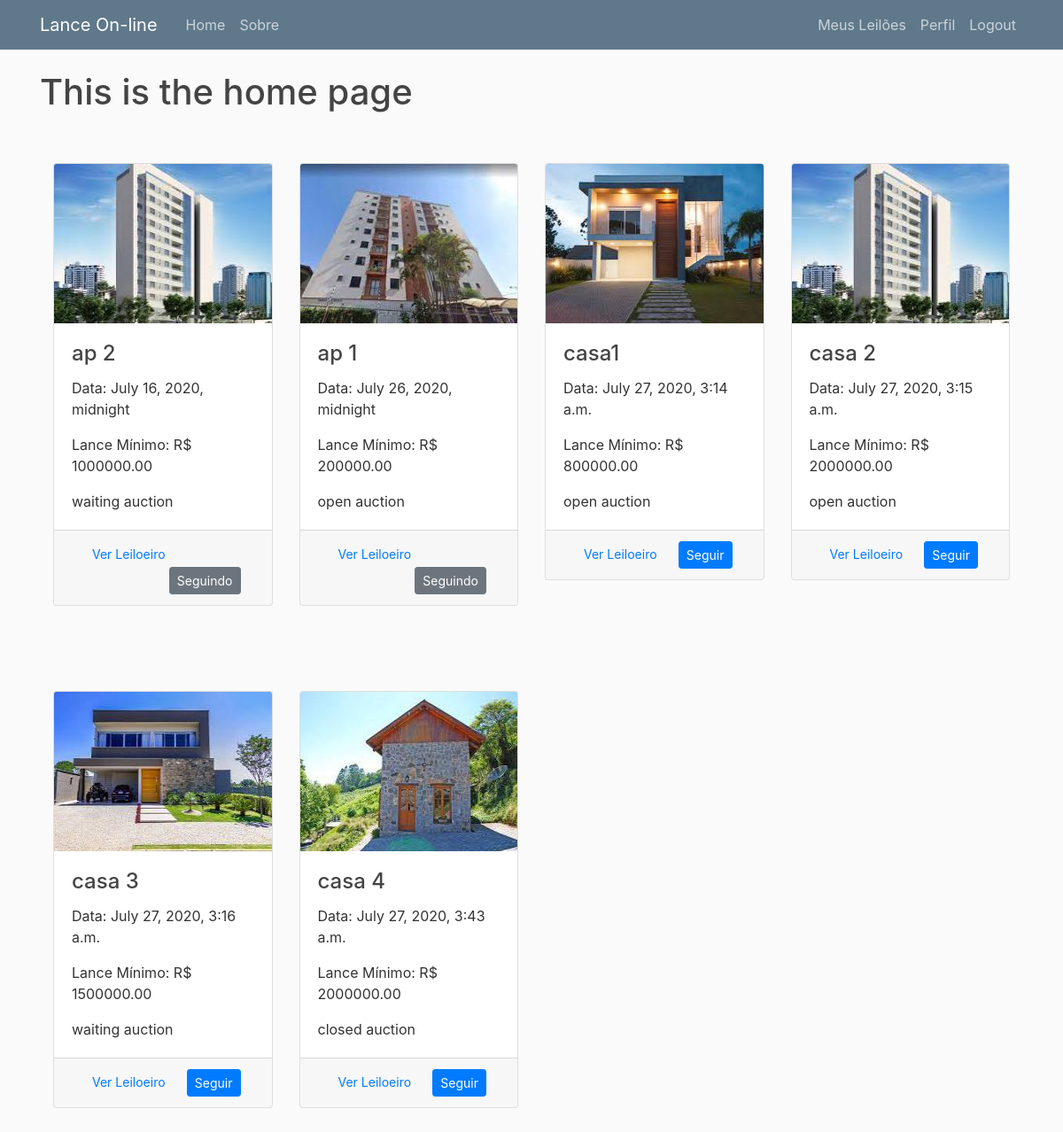
The app's page / (signed in) with its own data.
### sales/models.py (models this page shows, shortened)
class Immobile(models.Model):
    kind = models.ForeignKey(ImmobileKind, on_delete=models.CASCADE)
    city = models.ForeignKey(City, on_delete=models.CASCADE)
    neighborhood = models.ForeignKey(Neighborhood, on_delete=models.CASCADE)
    status = models.ForeignKey(Status, on_delete=models.CASCADE)
    seller = models.ForeignKey(Seller, on_delete=models.CASCADE)
    name = models.CharField(max_length=200)
    description = models.TextField()
    price = models.DecimalField(
        null=True, blank=True, max_digits=15, decimal_places=2)
    size = models.DecimalField(
        null=True, blank=True, max_digits=15, decimal_places=2)
    rooms = models.IntegerField(null=True, blank=True)
    address = models.CharField(max_length=200, null=True, blank=True)
    url_origin = models.URLField(max_length=200)
    date_created = models.DateTimeField(default=timezone.now)
    date_auction = models.DateTimeField(null=True, blank=True)
    image = models.ImageField(null=True, blank=True, upload_to='immobile_pics')
    liked = models.ManyToManyField(
        User, default=None, blank=True, related_name='liked')

class Status(models.Model):
    name = models.CharField(max_length=100)
    def __str__(self):
        return self.name

### sales/views.py (the view)
# urls.py: 2. Add a URL to urlpatterns:  path('', views.home, name='home')
def home(request):
    immobiles = Immobile.objects.order_by('date_auction')
    return render(request, 'sales/home.html', {'auctions': immobiles})

### sales/templates/sales/home.html (shortened to what this page needs)
{% extends "sales/base.html" %}
{% block content %}
<h1>This is the home page</h1>
<div class="container-fluid">
    <div class="row">
        {% for auction in auctions %}
        <div class="col-sm-3 my-5">
            <div class="card">
                <div class="view overlay">
                    <img src="{{ auction.image.url }}" class="card-img-top" alt="" width="300" height="180">
                </div>
                <div class="card-body">
                    <h4 class="card-title">{{ auction.name }}</h4>
                    <p class="card-text">Data: {{ auction.date_auction }}</p>
                    <p class="card-text">Lance Mínimo: R$ {{ auction.price }}</p>
                    <p class="card-text">{{ auction.status }}</p>
                </div>
                <div class="card-footer">
                    <div class="container">
                        <a href="{{ auction.url_origin }}" class="btn-sm float-left">Ver Leiloeiro</a>
                        {% if user.is_authenticated %}
                        <form action="{% url 'liked' %}" method="POST">
                            {% if user not in auction.liked.all %}
                            <button class="btn btn-primary btn-sm float-right" type="submit">Seguir</button>
                            {% else %}
                            <button class="btn btn-secondary btn-sm float-right" type="submit">Seguindo</button>
                            {% endif %}
                        </form>
                        {% endif %}
                    </div>
                </div>
            </div>
        </div>
        {% endfor %}
    </div>
</div>
{% endblock %}

### sales/static/sales/main.css (style rules this page uses)
body { background: #fafafa; color: #333333; margin-top: 5rem; }
h1, h2, h3, h4, h5, h6 { color: #444444; }

### records on screen
Immobile: image (picture), name "ap 2", date_auction "July 16, 2020, midnight", price "1000000.00", status "waiting auction", shows "Seguindo"
Immobile: image (picture), name "ap 1", date_auction "July 26, 2020, midnight", price "200000.00", status "open auction", shows "Seguindo"
Immobile: image (picture), name "casa1", date_auction "July 27, 2020, 3:14 a.m.", price "800000.00", status "open auction", shows "Seguir"
Immobile: image (picture), name "casa 2", date_auction "July 27, 2020, 3:15 a.m.", price "2000000.00", status "open auction", shows "Seguir"
Immobile: image (picture), name "casa 3", date_auction "July 27, 2020, 3:16 a.m.", price "1500000.00", status "waiting auction", shows "Seguir"
Immobile: image (picture), name "casa 4", date_auction "July 27, 2020, 3:43 a.m.", price "2000000.00", status "closed auction", shows "Seguir"
